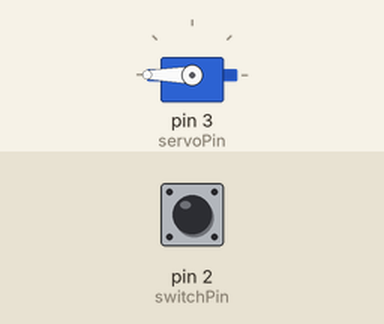
The sketch below on a simulated Arduino Uno, built with avr-gcc and run on an emulated ATmega328P. On the bench: servo. Inputs (shaded band) come from the test bench; at power-on: pin 2 (switchPin) HIGH. What the sketch prints to the serial monitor is not drawn.

Above: at 1.2 s.
1.3 s: pin 2 (switchPin) pulled LOW for 0.15 s
At 1.37 s:
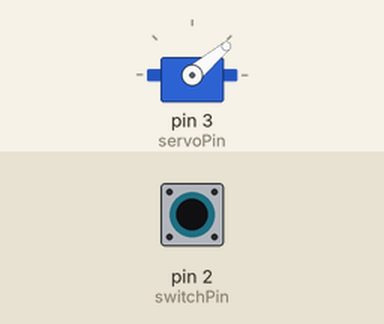
2.9 s: pin 2 (switchPin) pulled LOW for 3.2 s
At 7.4 s:
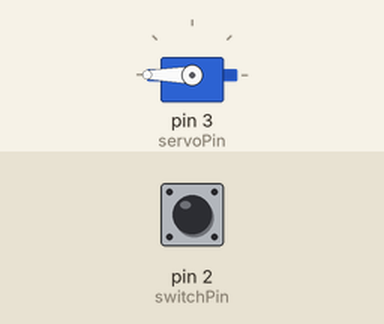
Timing chart, 0 to 8.9 s (numbered marks = the images above; inputs shaded):
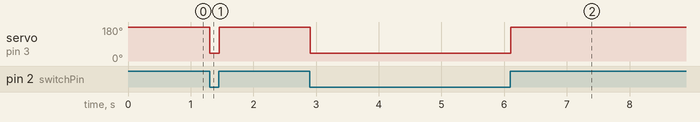

Measured:
- after the input at 1.3 s, servo on pin 3 (servoPin): 180° → 40° at once, → 180° 0.15 s later
- after the input at 2.9 s, servo on pin 3 (servoPin): 180° → 40° at once, → 180° 3.2 s later

The sketch:

useless-box.ino
```cpp
#include <Servo.h>

Servo arm;
#define servoPin 3
#define switchPin 2

void setup() {
    arm.attach(servoPin);
    pinMode(switchPin, INPUT_PULLUP);
    Serial.begin(9600);
    Serial.println("beginning script");
}

void loop() {
    Serial.println(arm.read());
    //Serial.println(digitalRead(switchPin));
    if (digitalRead(switchPin)) {
        arm.write(180);
    } else {
        arm.write(40);
    }
}
```
